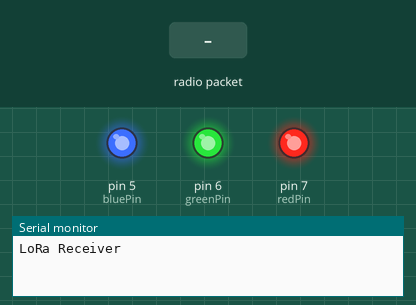
Recording of a sketch running on a simulated Arduino Uno, built with avr-gcc and run on an emulated ATmega328P. On the bench: output pins drawn as LEDs (lit = HIGH), the last lines printed to the serial monitor. The test bench sets the inputs (shaded band). No radio packets arrive unless stated.

Above: at 0.1 s.
At 2.2 s:
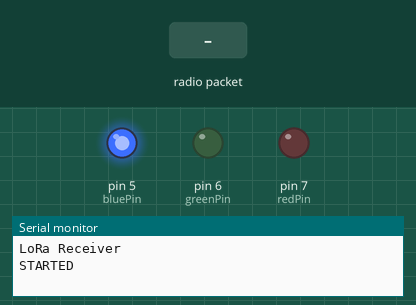
2.3 s: radio packet "7" arrives
Timing chart, 0 to 5.3 s (numbered marks = the images above; inputs shaded):
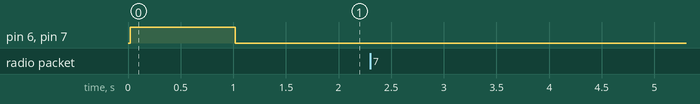

The sketch:

00-main_loop_local.ino
```cpp
#include "02-second_layer.h"

void setup() {
    Serial.begin(9600);
    while (!Serial);

    // set the status LEDs
    pinMode(redPin, OUTPUT);
    pinMode(greenPin, OUTPUT);
    pinMode(bluePin, OUTPUT);
    digitalWrite(redPin, LOW);
    digitalWrite(greenPin, LOW);
    digitalWrite(bluePin, LOW);

    Serial.println("LoRa Receiver");
    if (!LoRa.begin(433E6)) {
        Serial.println("Starting LoRa failed!");
        while (1);
    }

    // test the status LEDs and keep the red one on until data is received
    redLightOn();
    greenLightOn();
    blueLightOn();
    delay(1000);
    redLightOff();
    greenLightOff();

    // print the results to the Serial Monitor:
    Serial.println("STARTED");
}

void loop()
{
    second_loop();
}
```

local_reader.h
```cpp
#pragma once

// Common function to be implemented in all reader hooks!
int getReading();
```

local_receiver.h
```cpp
#pragma once
#include <SPI.h>
#include <LoRa.h>

// These constants won't change. They're used to give names to the pins used:
const int redPin = 7;       // RED LED pint
const int greenPin = 6;     // GREEN LED pint
const int bluePin = 5;      // BLUE LED pint    (You've Got Mail)

static char red_state = 0;
static char green_state = 0;
static char blue_state = 0;


// Bellow are all common functions that need to be implemented in all "receiver" hooks!

void receiveReading();

void redLightOn();

void redLightOff();

void greenLightOn();

void greenLightOff();

void blueLightOn();

void blueLightOff();
```

local_sender.h
```cpp
#pragma once


// Common function to be implemented in all sender hooks
void sendMessage(int reading);
```

02-second_layer.cpp
```cpp
// LOGIC LAYER (LOGICAL)
#include "02-second_layer.h"

char message_received[64];

int remote_reading;
int local_reading = -1; // no valid reading at the start

int extract_reading() {
    int message_size = strlen(message_received);
    if (message_size == 7 && strcspn(message_received, "YGM") == 0)
    {
        *message_received = '\0';           // marks message as empty for other str methods.
        return atoi(message_received + 3);  // jumps to the beginning of the numeric value
    }
    return -1;  // invalid reading
}

void second_loop()
{
    receiveReading();

    // For the REMOTE device (Sender)
    if (now_seconds() - last_read_seconds > REST_READ_SECONDS)
    {
        remote_reading = getReading();
        sendMessage(remote_reading);
        last_read_seconds = now_seconds();
    }

    // Tries to extract a reading in the LOCAL device (Reader)
    local_reading = extract_reading();

    if (local_reading != -1)  // valid reading
    {
        redLightOff();
        greenLightOn();
        if (local_reading > YGM_THRESHOLD)
            blueLightOn();
        else
            blueLightOff();
        local_reading = -1;
        last_receipt_seconds = now_seconds();
    }
    else if (now_seconds() - last_receipt_seconds > TIMEOUT_RECEIVE_SECONDS)
    {
        greenLightOff();
        redLightOn();
    }

}
```

02-second_layer.h
```cpp
// LOGIC LAYER (LOGICAL)
#pragma once
#include "03-third_layer.h"

#if     ENVIRONMENT == LOCAL
    #define REST_READ_SECONDS           (unsigned long)60 * 60 * 24 / 3    // (three times a day)
    #define TIMEOUT_RECEIVE_SECONDS     REST_READ_SECONDS*3 + 120
    #define YGM_THRESHOLD               700

    #define now_seconds() (millis()/1000)

    extern char message_received[];

    #include "01-hooks_local/local_reader.h"
    #include "01-hooks_local/local_sender.h"
    #include "01-hooks_local/local_receiver.h"

#elif   ENVIRONMENT == REMOTE
    #define REST_READ_SECONDS           (unsigned long)60 * 60 * 24 / 3    // (three times a day)
    #define TIMEOUT_RECEIVE_SECONDS     REST_READ_SECONDS*3 + 120
    #define YGM_THRESHOLD               700

    #define now_seconds() (millis()/1000)

    extern char message_received[];

    #include "01-hooks_remote/remote_reader.h"
    #include "01-hooks_remote/remote_sender.h"
    #include "01-hooks_remote/remote_receiver.h"

#else //ENVIRONMENT == DUMMY
    #define REST_READ_SECONDS           (unsigned long)3
    #define TIMEOUT_RECEIVE_SECONDS     REST_READ_SECONDS*3 + 2
    #define YGM_THRESHOLD               1250
    #include <stdlib.h>     // needed for rand() and srand()
    #include <time.h>       // needed for time() and clock()
    #include <stddef.h>     // needed for size_t
    #include <stdbool.h>    // needed for type bool
    #include <string.h>
    #include <stdio.h>      // to enable debugging messages

    #define now_seconds() (unsigned long)time(NULL)

    char message_received[64];

    #include "01-hooks_dummy/dummy_reader.c"
    #include "01-hooks_dummy/dummy_sender.c"
    #include "01-hooks_dummy/dummy_receiver.c"

#endif

static unsigned long last_read_seconds      = 0;
static unsigned long last_receipt_seconds   = 0;

extern int remote_reading;
extern int local_reading; // no valid reading at the start

int extract_reading();

void second_loop();
```

03-third_layer.h
```cpp
// ENVIRONMENTAL LAYER (PHYSICAL)
#pragma once

#define DUMMY           0
#define LOCAL           1
#define REMOTE          2

#define ENVIRONMENT     LOCAL


// There are many preprocessor Directives available. Some of them are,

// #include: It inserts a header file from another file.
// #define: It is a preprocessor used as a macro.
// #undef: It undefines a preprocessor macro.
// #if: Tests if a compile-time condition is true.
// #ifdef: Return true if the macro is defined.
// #ifndef: Return true if the macro is not defined.
// #else: The alternative for #if.
// #elif: else and #if in one statement.
// #endif: Ends preprocessor conditional.
// #warning: It can be used for warnings.
// #error: It is used to stop compilation.
```
